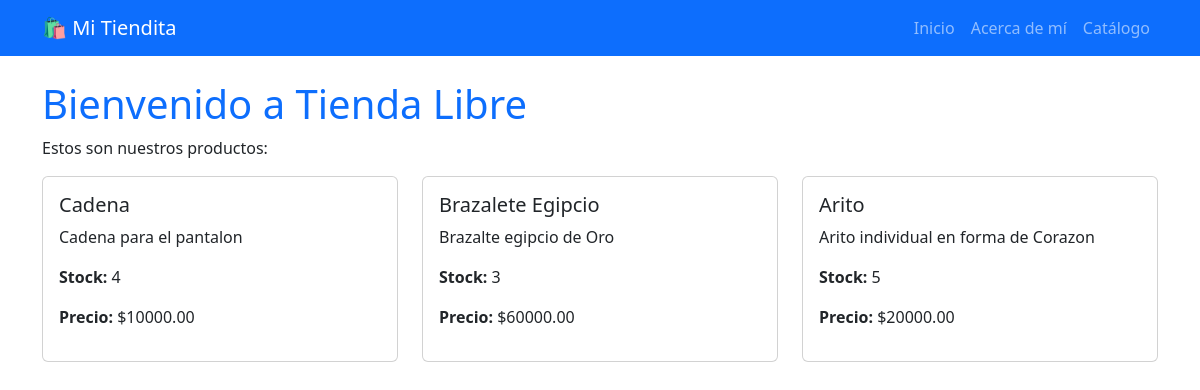
Before: / with the older database file.
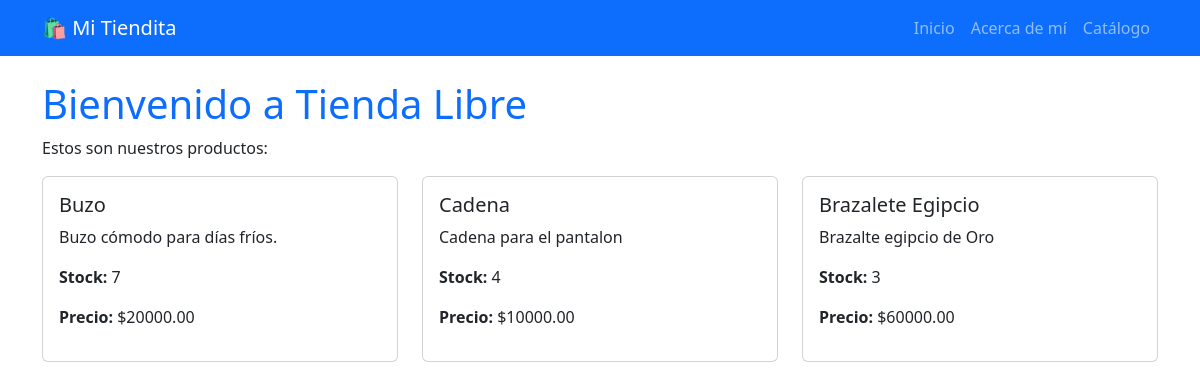
After: the same page with the newer database file.
### app/models.py (models this page shows, shortened)
class Producto(models.Model):
    categoria = models.ForeignKey(
        Categoria,
        on_delete=models.CASCADE,
        related_name='productos',
        null = True,
        blank = True
    )
    nombre = models.CharField(max_length= 20)
    descripcion = models.TextField(blank=True, null=True)
    precio = models.IntegerField()
    stock = models.IntegerField(default=0)
    marca = models.CharField(max_length=50, default='Marca Desconocida')
    imagen = models.ImageField(upload_to='productos/', null=True, blank=True)
    fecha_creacion = models.DateTimeField(auto_now_add=True)
    activo = models.BooleanField(default=True)
    class Meta:
        verbose_name = "Producto"
        verbose_name_plural = "Productos"
        ordering = ['nombre']

### app/views.py (the view)
# urls.py: 2. Add a URL to urlpatterns:  path('', views.home, name='home')
def home(request):
    productos = Producto.objects.filter(activo=True).order_by("-fecha_creacion")[:3]
    return render(request, "tiendalibre/home.html", {"productos": productos})

### app/templates/tiendalibre/home.html (shortened to what this page needs)
{% extends "tiendalibre/base.html" %}
{% block content %}
<h1 class="text-primary">Bienvenido a Tienda Libre</h1>
<p>Estos son nuestros productos:</p>
{% if productos %}
    <div class="row">
        {% for producto in productos %}
            <div class="col-md-4 mb-4">
                <div class="card h-100">
                    <div class="card-body">
                        <h5 class="card-title">
                            {{ producto.nombre|title }}
                        </h5>
                        <p class="card-text">
                            {{ producto.descripcion|truncatechars:40 }}
                        </p>
                        <p>
                            <strong>Stock:</strong>
                            {{ producto.stock }}
                        </p>
                        <p>
                            <strong>Precio:</strong>
                            {%if producto.precio == None%}
                                {{producto.precio|default:"Precio sin asignar"}}
                            {%else%}
                                ${{ producto.precio|floatformat:2}}
                            {%endif%}
                        </p>
                    </div>
                </div>
            </div>
            {%empty%}
                <div class="alert alert-warning">
                No hay productos registrados.
                </div>
        {% endfor %}
    </div>
{% else %}
    <div class="alert alert-warning">
        No hay productos registrados.
    </div>
{% endif %}
{% endblock %}

Changed rows visible on the page:
no longer on this page (row unchanged): Producto: nombre "Arito", descripcion "Arito individual en forma de Corazon", stock "5", precio "20000.00"
added Producto: nombre "Buzo", descripcion "Buzo cómodo para días fríos.", stock "7", precio "20000.00"
